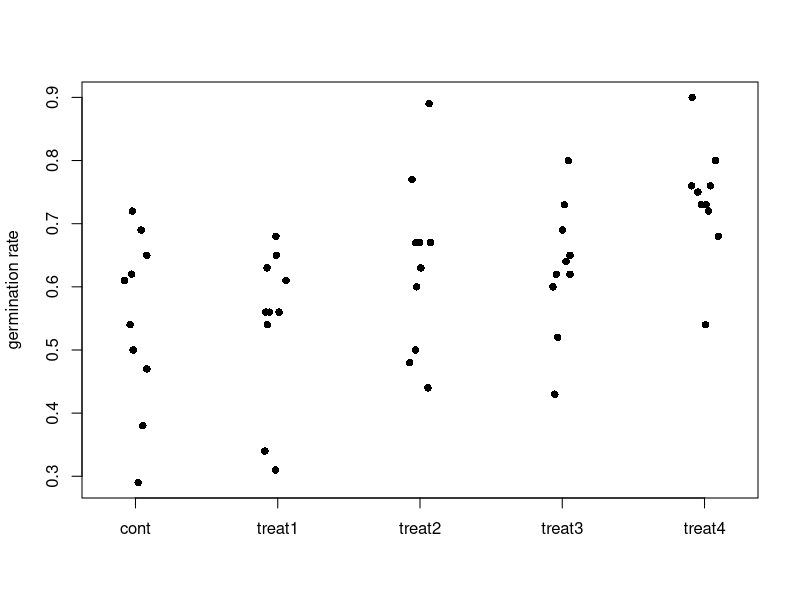

The R source for this figure:
## ---- chunk 1
binom.test(x=572, n=1236, p=.458, alternative="greater")
## ---- chunk 2
mat <- matrix(c(14,33,43,36),2,2)
colnames(mat) <- c("first.gen","not")
row.names(mat) <- c("A","not")
chisq.test(mat)
## ---- chunk 3
lake1 <- c(7.69,	10.27,	9.38,	9.89,	9.89,	8.81,	9.82, 9.48,	9.78,	9.45)				
lake2	<- c(9.06,	8.93,	11.32,	10.1,	9.8,	11.22,	8.61, 10.07,	8.49,	9.02,	10.01,	8.94,	9.02,	10.97)
## ---- chunk 4
t.test(x=lake1, y=lake2)
## ---- chunk 5
Trial1 <- 	c(53.98,	44.3,	52.3,	63.6,	57.98,	51.45,	46.79,	54.92,	43.96,	82.75)
Trial10 <- c(61.72,	52.78,	47.16,	41.34,	64.46,	33.09,	55.61,	48.33,	54.63,	60.11)
## ---- chunk 6
t.test(x=Trial1, y=Trial10, paired=T)
## ---- chunk 7
fem <- 	c(6,	6.2,	3.2,	5.8,	6.8,	8.2,	4.9,	6.2,	6,	7.4, 5.8,	6,	5,	6,	4.8,	5.8,	5.4,	5.8,	5.3,	7.7)
mal <- 	c(5.3,	6,	5.5,	6.9,	7.6,	5.5,	4.7,	6.5,	6.7,	5.5, 6.3,	4.3,	6.8,	4.4,	7.7,	6.5,	8.1,	5.9,	4,	6.9)
library(car)
leveneTest(c(fem, mal), 
           c(rep("female", 20), rep("male", 20)))
## ---- chunk 8
mat <- matrix(c(0.72,	0.5,	0.54,	0.61,	0.65,	0.62,	0.29,	0.38,	0.47,	0.69,
                0.56,	0.56,	0.56,	0.61,	0.68,	0.65,	0.31,	0.34,	0.54,	0.63,
                0.44,	0.67,	0.5,	0.63,	0.6,	0.48,	0.77,	0.67,	0.89,	0.67,
                0.62,	0.64,	0.6,	0.52,	0.43,	0.65,	0.8,	0.69,	0.62,	0.73,
                0.72,	0.76,	0.75,	0.68,	0.8,	0.73,	0.54,	0.76,	0.9,	0.73),
              10,5)
colnames(mat) <- c("cont","treat1","treat2","treat3","treat4")
mat.t <-  asin(sqrt(mat))
new.dat <- data.frame(as.vector(mat.t),
                      rep(c("cont","treat1","treat2","treat3","treat4"), each=10))
colnames(new.dat) <- c("prop","treat")
fit <- lm(new.dat$prop~new.dat$treat)
summary(aov(fit))
TukeyHSD(aov(fit))

## ---- chunk 9
stripchart(sin(new.dat$prop)^2~new.dat$treat,
           vertical=T,
           pch=16,
           method="jitter",
           ylab="germination rate")

## ---- chunk 10

# accuracy of our test
pPT <- .999

# our prior super low it is probably extinct
pT <- .0001

# probability of getting a positive test
#       Real Pos     False Positives
pP <- .999 * .0001 + .002
pTP <- (pPT*pT)/pP
pTP

pP2 <- 1-pbinom(1, 73, prob=pP)
pTP2 <- (pPT*pT)/pP2
pTP2
